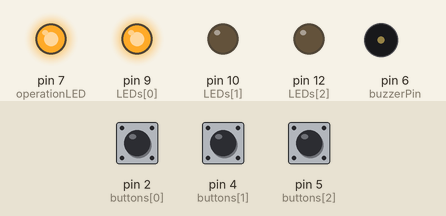
Bench run of a sketch on a simulated Arduino Uno, built with avr-gcc and run on an emulated ATmega328P. On the bench: output pins drawn as LEDs (lit = HIGH), buzzer (waves = sounding). Dashed ring = blinking. The test bench sets the inputs (shaded band); at power-on: pin 4 (buttons[1]) HIGH, pin 2 (buttons[0]) HIGH, pin 5 (buttons[2]) HIGH.

Above: at 1.2 s.
1.3 s: pin 4 (buttons[1]) pulled LOW for 0.15 s
At 3.9 s:
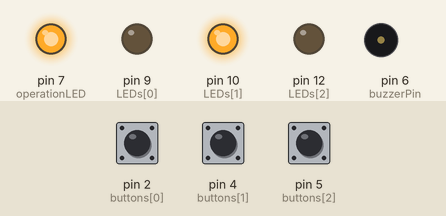
4.3 s: pin 2 (buttons[0]) pulled LOW for 0.15 s
At 4.75 s:
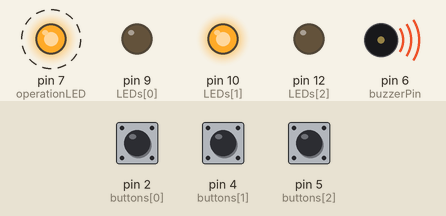
7.3 s: pin 5 (buttons[2]) pulled LOW for 0.15 s
At 7.75 s:
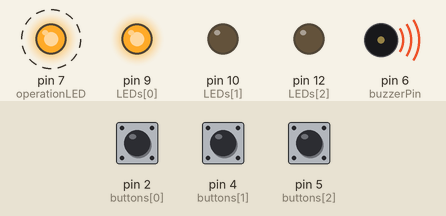
10.4 s: pin 2 (buttons[0]) pulled LOW for 1 s
At 10.85 s:
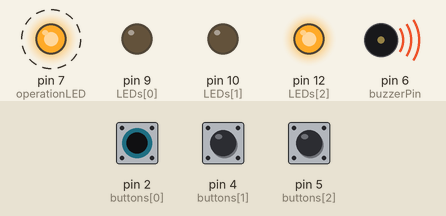
13.4 s: pin 4 (buttons[1]) pulled LOW for 1 s
At 14.7 s:
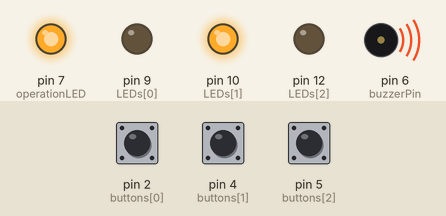
16.4 s: pin 5 (buttons[2]) pulled LOW for 1 s
At 19.0 s:
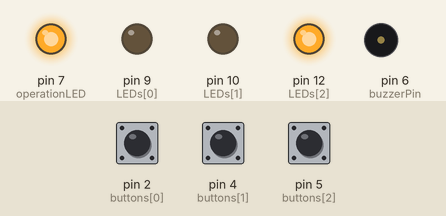
Timing chart, 0 to 20.4 s (numbered marks = the images above; inputs shaded):
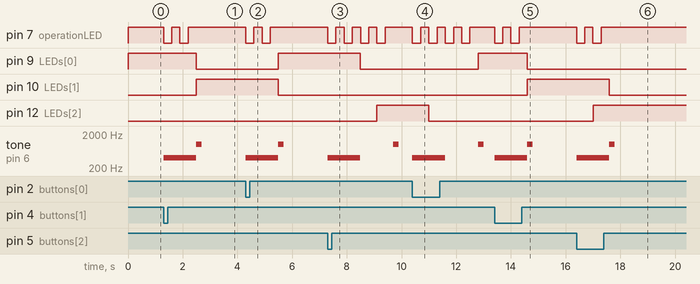

Measured:
- after the input at 1.3 s, pin 7 (operationLED): alternates HIGH for 0.30 s and LOW for 0.30 s, 4 changes in all, then stays HIGH, starting at once; pin 9 (LEDs[0]): HIGH → LOW after 1.2 s; pin 10 (LEDs[1]): LOW → HIGH after 1.2 s; tone on pin 6 (buzzerPin): silent → 400 Hz at once, → 1000 Hz 1.2 s later, → silent 0.20 s later
- after the input at 4.3 s, pin 7 (operationLED): alternates HIGH for 0.30 s and LOW for 0.30 s, 4 changes in all, then stays HIGH, starting at once; pin 9 (LEDs[0]): LOW → HIGH after 1.2 s; pin 10 (LEDs[1]): HIGH → LOW after 1.2 s; tone on pin 6 (buzzerPin): silent → 400 Hz at once, → 1000 Hz 1.2 s later, → silent 0.20 s later
- after the input at 7.3 s, pin 7 (operationLED): alternates HIGH for 0.30 s and LOW for 0.30 s, 8 changes in all, then stays HIGH, starting at once; pin 9 (LEDs[0]): HIGH → LOW after 1.2 s; pin 12 (LEDs[2]): LOW → HIGH after 1.8 s; tone on pin 6 (buzzerPin): silent → 400 Hz at once, → silent 1.2 s later, → 1000 Hz 1.2 s later, → silent 0.20 s later
- after the input at 10.4 s, pin 7 (operationLED): alternates HIGH for 0.30 s and LOW for 0.30 s, 8 changes in all, then stays HIGH, starting at once; pin 9 (LEDs[0]): LOW → HIGH after 2.4 s; pin 12 (LEDs[2]): HIGH → LOW after 0.60 s; tone on pin 6 (buzzerPin): silent → 400 Hz at once, → silent 1.2 s later, → 1000 Hz 1.2 s later, → silent 0.20 s later
- after the input at 13.4 s, pin 7 (operationLED): alternates HIGH for 0.30 s and LOW for 0.30 s, 4 changes in all, then stays HIGH, starting at once; pin 9 (LEDs[0]): HIGH → LOW after 1.2 s; pin 10 (LEDs[1]): LOW → HIGH after 1.2 s; tone on pin 6 (buzzerPin): silent → 400 Hz at once, → 1000 Hz 1.2 s later, → silent 0.20 s later
- after the input at 16.4 s, pin 7 (operationLED): alternates HIGH for 0.30 s and LOW for 0.30 s, 4 changes in all, then stays HIGH, starting at once; pin 10 (LEDs[1]): HIGH → LOW after 1.2 s; pin 12 (LEDs[2]): LOW → HIGH after 0.60 s; tone on pin 6 (buzzerPin): silent → 400 Hz at once, → 1000 Hz 1.2 s later, → silent 0.20 s later

The sketch:

Homework-2.ino
```cpp
// Define the LED pin numbers.
const int LEDs[] = {9, 10, 12};

// Define the button pin numbers.
const int buttons[] = {2, 4, 5};

// Define the operation LED pin number.
const int operationLED = 7;

// Define the buzzer pin number.
const int buzzerPin = 6;

// Current position (floor) of the elevator.
int currentFloor = 0;

// Target floor that the elevator should reach.
int targetFloor = -1;

// The next floor the elevator will pass through or stop at.
int nextFloor = -1;

// Boolean to determine if the elevator is moving.
bool isMoving = false;

// Store when the LED fade started.
unsigned long fadeStartTime;

// Store the last time a button was pressed.
unsigned long lastButtonPressTime;

// Store the last time the operation LED blinked.
unsigned long lastBlinkTime;

// Time (in ms) to wait for button debouncing.
const long debounceTime = 50;

// Time interval (in ms) for the operation LED to blink.
const long blinkInterval = 300;

// Duration (in ms) of the LED fade effect.
const int fadeDuration = 1200;

void setup() {
  // Initialize the LED and button pins.
  for (int i = 0; i < 3; i++) {
    pinMode(LEDs[i], OUTPUT);  // Set LED pins as output.
    // Turn on the LED for the current floor and turn off the others.
    analogWrite(LEDs[i], (i == currentFloor) ? 255 : 0);
    pinMode(buttons[i], INPUT_PULLUP); // Set button pins as input with pull-up resistor.
  }
  pinMode(operationLED, OUTPUT); // Set operation LED pin as output.
  digitalWrite(operationLED, HIGH); // Turn on the operation LED.
  pinMode(buzzerPin, OUTPUT); // Set buzzer pin as output.
}

void loop() {
  // Check if any floor button is pressed.
// Check if any floor button is pressed.
for (int i = 0; i < 3; i++) {
  // If a button is pressed and it's been longer than debounce time since the last button press.
  if (digitalRead(buttons[i]) == LOW && millis() - lastButtonPressTime > debounceTime) {
    lastButtonPressTime = millis(); // Update the last button press time.

    // If the pressed floor is the same as the current floor or the target floor, ignore the press.
    if (i == currentFloor || i == targetFloor) {
      continue; // Skip to the next iteration of the loop without executing the code below.
    }

    // If the elevator isn't moving, set the target floor.
    if (!isMoving) {
      targetFloor = i; // Set the target floor.

      // Determine the direction of movement.
      if (currentFloor < targetFloor) {
        nextFloor = currentFloor + 1;
      } else if (currentFloor > targetFloor) {
        nextFloor = currentFloor - 1;
      }

      isMoving = true; // Elevator starts moving.
      tone(buzzerPin, 400); // Play a tone indicating the elevator started moving.

      fadeStartTime = millis(); // Start the LED fade effect.
    }
  }
}

  // If the elevator is moving, manage the LED fading effect.
  if (isMoving) {
    unsigned long fadeElapsedTime = millis() - fadeStartTime; // Calculate elapsed time since fade started.

    // Calculate LED brightness levels for current and next floors.
    int currentBrightness = 255 - map(fadeElapsedTime, 0, fadeDuration, 0, 255);
    int nextBrightness = map(fadeElapsedTime, 0, fadeDuration, 0, 255);

    // Update the brightness of LEDs for the current and next floors.
    analogWrite(LEDs[currentFloor], currentBrightness);
    analogWrite(LEDs[nextFloor], nextBrightness);

    // If the fade duration has passed, process floor changes.
    if (fadeElapsedTime >= fadeDuration) {
      noTone(buzzerPin); // Stop the moving tone.
      currentFloor = nextFloor; // Update the current floor.
      if (nextFloor == targetFloor) {
        isMoving = false; // Stop the elevator if the target floor is reached.
        digitalWrite(operationLED, HIGH); // Turn on the operation LED.
        tone(buzzerPin, 1000, 200); // Play a tone indicating the elevator has stopped.
      } else {
        // Determine the next floor if not at the target yet.
        if (currentFloor < targetFloor) {
          nextFloor = currentFloor + 1;
        } else {
          nextFloor = currentFloor - 1;
        }
        fadeStartTime = millis(); // Restart the LED fade effect for the new floor.
      }
    }
  }

  // Blink the operation LED when the elevator is moving.
  if (isMoving && millis() - lastBlinkTime >= blinkInterval) {
    digitalWrite(operationLED, !digitalRead(operationLED)); // Toggle the operation LED.
    lastBlinkTime = millis(); // Update the last blink time.
  }
}
```
